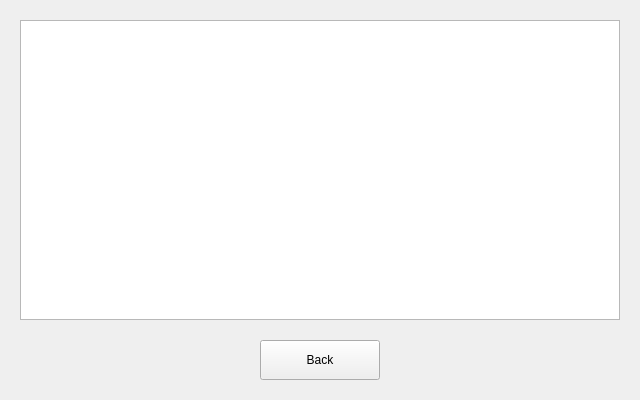
<?xml version="1.0" encoding="UTF-8"?>
<ui version="4.0">
 <class>EventLogPage</class>
 <widget class="QWidget" name="EventLogPage">
  <property name="geometry">
   <rect>
    <x>0</x>
    <y>0</y>
    <width>640</width>
    <height>400</height>
   </rect>
  </property>
  <property name="windowTitle">
   <string>Event Log</string>
  </property>
  <widget class="QTableView" name="tableView">
   <property name="geometry">
    <rect>
     <x>20</x>
     <y>20</y>
     <width>600</width>
     <height>300</height>
    </rect>
   </property>
  </widget>
  <widget class="QPushButton" name="backButton">
   <property name="geometry">
    <rect>
     <x>260</x>
     <y>340</y>
     <width>120</width>
     <height>40</height>
    </rect>
   </property>
   <property name="text">
    <string>Back</string>
   </property>
  </widget>
 </widget>
 <resources/>
 <connections/>
</ui>
